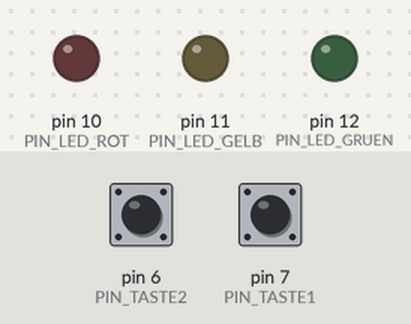
Simulated run of this sketch. Board: Arduino Uno, built with avr-gcc and run on an emulated ATmega328P. Parts: output pins drawn as LEDs (lit = HIGH). Inputs (shaded band) come from the test bench; at power-on: pin 6 (PIN_TASTE2) HIGH, pin 7 (PIN_TASTE1) HIGH.

Above: at 1.2 s.
1.3 s: pin 6 (PIN_TASTE2) pulled LOW for 0.15 s
At 1.37 s:
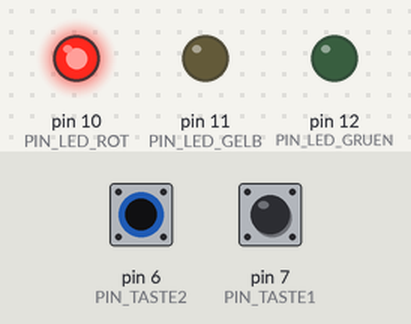
2.9 s: pin 7 (PIN_TASTE1) pulled LOW for 0.15 s
At 2.97 s:
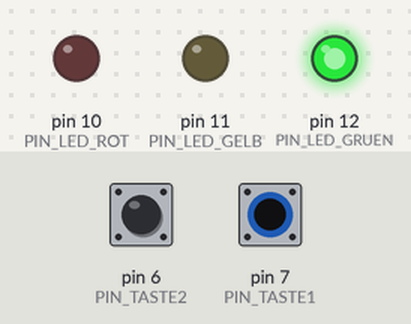
4.5 s: pin 7 (PIN_TASTE1) pulled LOW for 3.2 s
At 8.8 s:
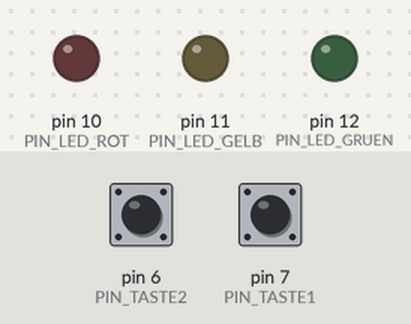
9.2 s: pin 6 (PIN_TASTE2) pulled LOW for 3.2 s
At 10.0 s:
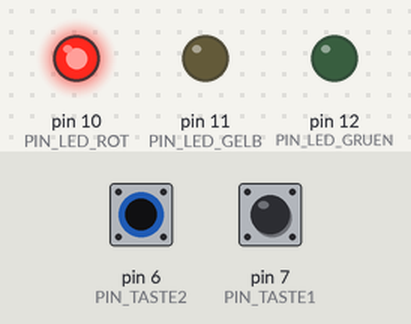
13.9 s: pin 6 (PIN_TASTE2) driven LOW and pin 7 (PIN_TASTE1) driven LOW
At 14.7 s:
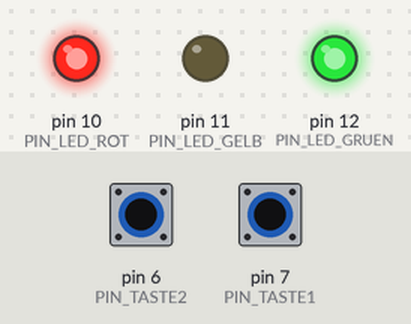
Timing chart, 0 to 16.4 s (numbered marks = the images above; inputs shaded):
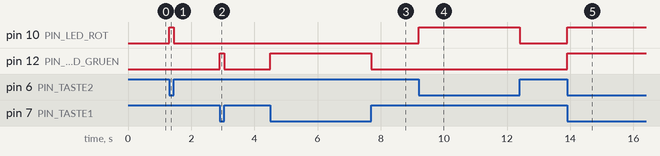

Measured:
- after the input at 1.3 s, pin 10 (PIN_LED_ROT): LOW → HIGH at once, → LOW 0.15 s later
- after the input at 2.9 s, pin 12 (PIN_LED_GRUEN): LOW → HIGH at once, → LOW 0.15 s later
- after the input at 4.5 s, pin 12 (PIN_LED_GRUEN): LOW → HIGH at once, → LOW 3.2 s later
- after the input at 9.2 s, pin 10 (PIN_LED_ROT): LOW → HIGH at once, → LOW 3.2 s later
- after the input at 13.9 s, pin 10 (PIN_LED_ROT), pin 12 (PIN_LED_GRUEN): LOW → HIGH at once

The sketch:

sm1.ino
```cpp
/***********************************
 * State machine 1, Vers. 1.0
 * Einfache Schaltung mit Taster
 * Keine state machine!
 * Der Hobbyelektroniker, 12.06.2018
 ***********************************/

// Pin - Definitionen
const int PIN_LED_GRUEN = 12;
const int PIN_LED_GELB = 11;
const int PIN_LED_ROT = 10;

const int PIN_TASTE1 = 7;
const int PIN_TASTE2 = 6;


void setup() {
  // Pin's vorbereiten
  pinMode(PIN_LED_GRUEN,OUTPUT);
  pinMode(PIN_LED_GELB,OUTPUT);
  pinMode(PIN_LED_ROT,OUTPUT);

  pinMode(PIN_TASTE1,INPUT_PULLUP);
  pinMode(PIN_TASTE2,INPUT_PULLUP);

  // Ausganszustand herstellen
  digitalWrite(PIN_LED_GRUEN,LOW);
  digitalWrite(PIN_LED_GELB,LOW);
  digitalWrite(PIN_LED_ROT,LOW);

}

void loop() {
  if (digitalRead(PIN_TASTE1) == LOW) {
    digitalWrite(PIN_LED_GRUEN,HIGH);
  } else {
    digitalWrite(PIN_LED_GRUEN,LOW);
  }
  if (digitalRead(PIN_TASTE2) == LOW) {
    digitalWrite(PIN_LED_ROT,HIGH);
  } else {
    digitalWrite(PIN_LED_ROT,LOW);
  }


}
```
